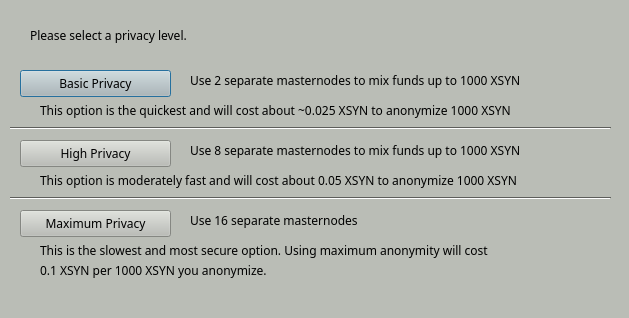
<?xml version="1.0" encoding="UTF-8"?>
<ui version="4.0">
 <class>StashedsendConfig</class>
 <widget class="QDialog" name="StashedsendConfig">
  <property name="geometry">
   <rect>
    <x>0</x>
    <y>0</y>
    <width>629</width>
    <height>318</height>
   </rect>
  </property>
  <property name="palette">
   <palette>
    <active>
     <colorrole role="WindowText">
      <brush brushstyle="SolidPattern">
       <color alpha="255">
        <red>0</red>
        <green>0</green>
        <blue>0</blue>
       </color>
      </brush>
     </colorrole>
     <colorrole role="Button">
      <brush brushstyle="SolidPattern">
       <color alpha="255">
        <red>186</red>
        <green>189</green>
        <blue>182</blue>
       </color>
      </brush>
     </colorrole>
     <colorrole role="Light">
      <brush brushstyle="SolidPattern">
       <color alpha="255">
        <red>255</red>
        <green>255</green>
        <blue>255</blue>
       </color>
      </brush>
     </colorrole>
     <colorrole role="Midlight">
      <brush brushstyle="SolidPattern">
       <color alpha="255">
        <red>220</red>
        <green>222</green>
        <blue>218</blue>
       </color>
      </brush>
     </colorrole>
     <colorrole role="Dark">
      <brush brushstyle="SolidPattern">
       <color alpha="255">
        <red>93</red>
        <green>94</green>
        <blue>91</blue>
       </color>
      </brush>
     </colorrole>
     <colorrole role="Mid">
      <brush brushstyle="SolidPattern">
       <color alpha="255">
        <red>124</red>
        <green>126</green>
        <blue>121</blue>
       </color>
      </brush>
     </colorrole>
     <colorrole role="Text">
      <brush brushstyle="SolidPattern">
       <color alpha="255">
        <red>0</red>
        <green>0</green>
        <blue>0</blue>
       </color>
      </brush>
     </colorrole>
     <colorrole role="BrightText">
      <brush brushstyle="SolidPattern">
       <color alpha="255">
        <red>255</red>
        <green>255</green>
        <blue>255</blue>
       </color>
      </brush>
     </colorrole>
     <colorrole role="ButtonText">
      <brush brushstyle="SolidPattern">
       <color alpha="255">
        <red>0</red>
        <green>0</green>
        <blue>0</blue>
       </color>
      </brush>
     </colorrole>
     <colorrole role="Base">
      <brush brushstyle="SolidPattern">
       <color alpha="255">
        <red>255</red>
        <green>255</green>
        <blue>255</blue>
       </color>
      </brush>
     </colorrole>
     <colorrole role="Window">
      <brush brushstyle="SolidPattern">
       <color alpha="255">
        <red>186</red>
        <green>189</green>
        <blue>182</blue>
       </color>
      </brush>
     </colorrole>
     <colorrole role="Shadow">
      <brush brushstyle="SolidPattern">
       <color alpha="255">
        <red>0</red>
        <green>0</green>
        <blue>0</blue>
       </color>
      </brush>
     </colorrole>
     <colorrole role="AlternateBase">
      <brush brushstyle="SolidPattern">
       <color alpha="255">
        <red>220</red>
        <green>222</green>
        <blue>218</blue>
       </color>
      </brush>
     </colorrole>
     <colorrole role="ToolTipBase">
      <brush brushstyle="SolidPattern">
       <color alpha="255">
        <red>255</red>
        <green>255</green>
        <blue>220</blue>
       </color>
      </brush>
     </colorrole>
     <colorrole role="ToolTipText">
      <brush brushstyle="SolidPattern">
       <color alpha="255">
        <red>0</red>
        <green>0</green>
        <blue>0</blue>
       </color>
      </brush>
     </colorrole>
    </active>
    <inactive>
     <colorrole role="WindowText">
      <brush brushstyle="SolidPattern">
       <color alpha="255">
        <red>0</red>
        <green>0</green>
        <blue>0</blue>
       </color>
      </brush>
     </colorrole>
     <colorrole role="Button">
      <brush brushstyle="SolidPattern">
       <color alpha="255">
        <red>186</red>
        <green>189</green>
        <blue>182</blue>
       </color>
      </brush>
     </colorrole>
     <colorrole role="Light">
      <brush brushstyle="SolidPattern">
       <color alpha="255">
        <red>255</red>
        <green>255</green>
        <blue>255</blue>
       </color>
      </brush>
     </colorrole>
     <colorrole role="Midlight">
      <brush brushstyle="SolidPattern">
       <color alpha="255">
        <red>220</red>
        <green>222</green>
        <blue>218</blue>
       </color>
      </brush>
     </colorrole>
     <colorrole role="Dark">
      <brush brushstyle="SolidPattern">
       <color alpha="255">
        <red>93</red>
        <green>94</green>
        <blue>91</blue>
       </color>
      </brush>
     </colorrole>
     <colorrole role="Mid">
      <brush brushstyle="SolidPattern">
       <color alpha="255">
        <red>124</red>
        <green>126</green>
        <blue>121</blue>
       </color>
      </brush>
     </colorrole>
     <colorrole role="Text">
      <brush brushstyle="SolidPattern">
       <color alpha="255">
        <red>0</red>
        <green>0</green>
        <blue>0</blue>
       </color>
      </brush>
     </colorrole>
     <colorrole role="BrightText">
      <brush brushstyle="SolidPattern">
       <color alpha="255">
        <red>255</red>
        <green>255</green>
        <blue>255</blue>
       </color>
      </brush>
     </colorrole>
     <colorrole role="ButtonText">
      <brush brushstyle="SolidPattern">
       <color alpha="255">
        <red>0</red>
        <green>0</green>
        <blue>0</blue>
       </color>
      </brush>
     </colorrole>
     <colorrole role="Base">
      <brush brushstyle="SolidPattern">
       <color alpha="255">
        <red>255</red>
        <green>255</green>
        <blue>255</blue>
       </color>
      </brush>
     </colorrole>
     <colorrole role="Window">
      <brush brushstyle="SolidPattern">
       <color alpha="255">
        <red>186</red>
        <green>189</green>
        <blue>182</blue>
       </color>
      </brush>
     </colorrole>
     <colorrole role="Shadow">
      <brush brushstyle="SolidPattern">
       <color alpha="255">
        <red>0</red>
        <green>0</green>
        <blue>0</blue>
       </color>
      </brush>
     </colorrole>
     <colorrole role="AlternateBase">
      <brush brushstyle="SolidPattern">
       <color alpha="255">
        <red>220</red>
        <green>222</green>
        <blue>218</blue>
       </color>
      </brush>
     </colorrole>
     <colorrole role="ToolTipBase">
      <brush brushstyle="SolidPattern">
       <color alpha="255">
        <red>255</red>
        <green>255</green>
        <blue>220</blue>
       </color>
      </brush>
     </colorrole>
     <colorrole role="ToolTipText">
      <brush brushstyle="SolidPattern">
       <color alpha="255">
        <red>0</red>
        <green>0</green>
        <blue>0</blue>
       </color>
      </brush>
     </colorrole>
    </inactive>
    <disabled>
     <colorrole role="WindowText">
      <brush brushstyle="SolidPattern">
       <color alpha="255">
        <red>93</red>
        <green>94</green>
        <blue>91</blue>
       </color>
      </brush>
     </colorrole>
     <colorrole role="Button">
      <brush brushstyle="SolidPattern">
       <color alpha="255">
        <red>186</red>
        <green>189</green>
        <blue>182</blue>
       </color>
      </brush>
     </colorrole>
     <colorrole role="Light">
      <brush brushstyle="SolidPattern">
       <color alpha="255">
        <red>255</red>
        <green>255</green>
        <blue>255</blue>
       </color>
      </brush>
     </colorrole>
     <colorrole role="Midlight">
      <brush brushstyle="SolidPattern">
       <color alpha="255">
        <red>220</red>
        <green>222</green>
        <blue>218</blue>
       </color>
      </brush>
     </colorrole>
     <colorrole role="Dark">
      <brush brushstyle="SolidPattern">
       <color alpha="255">
        <red>93</red>
        <green>94</green>
        <blue>91</blue>
       </color>
      </brush>
     </colorrole>
     <colorrole role="Mid">
      <brush brushstyle="SolidPattern">
       <color alpha="255">
        <red>124</red>
        <green>126</green>
        <blue>121</blue>
       </color>
      </brush>
     </colorrole>
     <colorrole role="Text">
      <brush brushstyle="SolidPattern">
       <color alpha="255">
        <red>93</red>
        <green>94</green>
        <blue>91</blue>
       </color>
      </brush>
     </colorrole>
     <colorrole role="BrightText">
      <brush brushstyle="SolidPattern">
       <color alpha="255">
        <red>255</red>
        <green>255</green>
        <blue>255</blue>
       </color>
      </brush>
     </colorrole>
     <colorrole role="ButtonText">
      <brush brushstyle="SolidPattern">
       <color alpha="255">
        <red>93</red>
        <green>94</green>
        <blue>91</blue>
       </color>
      </brush>
     </colorrole>
     <colorrole role="Base">
      <brush brushstyle="SolidPattern">
       <color alpha="255">
        <red>186</red>
        <green>189</green>
        <blue>182</blue>
       </color>
      </brush>
     </colorrole>
     <colorrole role="Window">
      <brush brushstyle="SolidPattern">
       <color alpha="255">
        <red>186</red>
        <green>189</green>
        <blue>182</blue>
       </color>
      </brush>
     </colorrole>
     <colorrole role="Shadow">
      <brush brushstyle="SolidPattern">
       <color alpha="255">
        <red>0</red>
        <green>0</green>
        <blue>0</blue>
       </color>
      </brush>
     </colorrole>
     <colorrole role="AlternateBase">
      <brush brushstyle="SolidPattern">
       <color alpha="255">
        <red>186</red>
        <green>189</green>
        <blue>182</blue>
       </color>
      </brush>
     </colorrole>
     <colorrole role="ToolTipBase">
      <brush brushstyle="SolidPattern">
       <color alpha="255">
        <red>255</red>
        <green>255</green>
        <blue>220</blue>
       </color>
      </brush>
     </colorrole>
     <colorrole role="ToolTipText">
      <brush brushstyle="SolidPattern">
       <color alpha="255">
        <red>0</red>
        <green>0</green>
        <blue>0</blue>
       </color>
      </brush>
     </colorrole>
    </disabled>
   </palette>
  </property>
  <property name="font">
   <font>
    <family>Sawasdee</family>
   </font>
  </property>
  <property name="windowTitle">
   <string>Configure Darksend</string>
  </property>
  <widget class="QPushButton" name="buttonBasic">
   <property name="geometry">
    <rect>
     <x>20</x>
     <y>70</y>
     <width>151</width>
     <height>27</height>
    </rect>
   </property>
   <property name="text">
    <string>Basic Privacy</string>
   </property>
  </widget>
  <widget class="QPushButton" name="buttonHigh">
   <property name="geometry">
    <rect>
     <x>20</x>
     <y>140</y>
     <width>151</width>
     <height>27</height>
    </rect>
   </property>
   <property name="text">
    <string>High Privacy</string>
   </property>
  </widget>
  <widget class="QPushButton" name="buttonMax">
   <property name="geometry">
    <rect>
     <x>20</x>
     <y>210</y>
     <width>151</width>
     <height>27</height>
    </rect>
   </property>
   <property name="text">
    <string>Maximum Privacy</string>
   </property>
  </widget>
  <widget class="QLabel" name="label">
   <property name="geometry">
    <rect>
     <x>30</x>
     <y>20</y>
     <width>571</width>
     <height>31</height>
    </rect>
   </property>
   <property name="text">
    <string>Please select a privacy level.</string>
   </property>
  </widget>
  <widget class="QLabel" name="label_2">
   <property name="geometry">
    <rect>
     <x>190</x>
     <y>70</y>
     <width>421</width>
     <height>21</height>
    </rect>
   </property>
   <property name="text">
    <string>Use 2 separate masternodes to mix funds up to 1000 XSYN</string>
   </property>
  </widget>
  <widget class="QLabel" name="label_3">
   <property name="geometry">
    <rect>
     <x>190</x>
     <y>140</y>
     <width>411</width>
     <height>21</height>
    </rect>
   </property>
   <property name="text">
    <string>Use 8 separate masternodes to mix funds up to 1000 XSYN</string>
   </property>
  </widget>
  <widget class="QLabel" name="label_4">
   <property name="geometry">
    <rect>
     <x>190</x>
     <y>210</y>
     <width>421</width>
     <height>21</height>
    </rect>
   </property>
   <property name="text">
    <string>Use 16 separate masternodes</string>
   </property>
  </widget>
  <widget class="QLabel" name="label_6">
   <property name="geometry">
    <rect>
     <x>40</x>
     <y>100</y>
     <width>561</width>
     <height>21</height>
    </rect>
   </property>
   <property name="text">
    <string>This option is the quickest and will cost about ~0.025 XSYN to anonymize 1000 XSYN</string>
   </property>
  </widget>
  <widget class="QLabel" name="label_7">
   <property name="geometry">
    <rect>
     <x>40</x>
     <y>170</y>
     <width>561</width>
     <height>21</height>
    </rect>
   </property>
   <property name="text">
    <string>This option is moderately fast and will cost about 0.05 XSYN to anonymize 1000 XSYN</string>
   </property>
  </widget>
  <widget class="QLabel" name="label_8">
   <property name="geometry">
    <rect>
     <x>40</x>
     <y>240</y>
     <width>561</width>
     <height>21</height>
    </rect>
   </property>
   <property name="text">
    <string>This is the slowest and most secure option. Using maximum anonymity will cost</string>
   </property>
  </widget>
  <widget class="QLabel" name="label_9">
   <property name="geometry">
    <rect>
     <x>40</x>
     <y>260</y>
     <width>561</width>
     <height>21</height>
    </rect>
   </property>
   <property name="text">
    <string>0.1 XSYN per 1000 XSYN you anonymize.</string>
   </property>
  </widget>
  <widget class="Line" name="line">
   <property name="geometry">
    <rect>
     <x>10</x>
     <y>120</y>
     <width>601</width>
     <height>16</height>
    </rect>
   </property>
   <property name="orientation">
    <enum>Qt::Horizontal</enum>
   </property>
  </widget>
  <widget class="Line" name="line_2">
   <property name="geometry">
    <rect>
     <x>10</x>
     <y>190</y>
     <width>601</width>
     <height>16</height>
    </rect>
   </property>
   <property name="orientation">
    <enum>Qt::Horizontal</enum>
   </property>
  </widget>
 </widget>
 <resources/>
 <connections/>
</ui>
